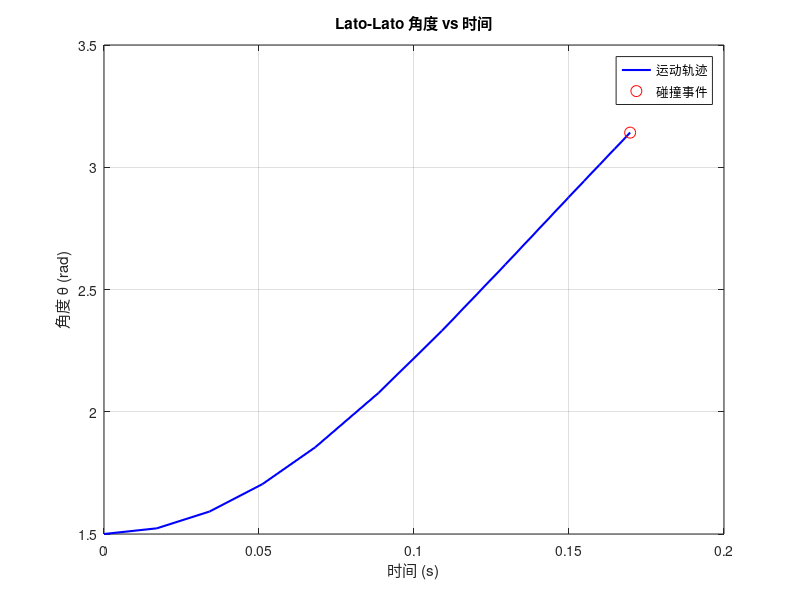

This figure's MATLAB source:
function lato_lato_simulation()
    % 参数设置
    g = 9.81;       % 重力加速度 (m/s^2)
    l = 0.25;       % 摆长 (m)
    a0 = 0.5;       % 驱动振幅 (m)
    omega = 10;     % 驱动角频率 (rad/s)
    m = 0.02;       % 质量 (kg)
    
    % 初始条件 [theta, theta_dot]
    initial_conditions = [1.5, 0];  % 初始角度 (rad), 初始角速度 (rad/s)
    
    % 时间范围 (0到3秒)
    tspan = [0, 3];
    
    % 使用ode45求解微分方程，带事件检测
    options = odeset('Events', @collision_events);
    [t, y, te, ye, ie] = ode45(@(t, y) pendulum_ode(t, y, g, l, a0, omega), tspan, initial_conditions, options);
    
    % 绘制角度随时间变化
    figure;
    plot(t, y(:, 1), 'b-', 'LineWidth', 1.5);
    xlabel('时间 (s)');
    ylabel('角度 \theta (rad)');
    title('Lato-Lato 角度 vs 时间');
    grid on;
    
    % 显示碰撞事件
    hold on;
    plot(te, ye(:, 1), 'ro', 'MarkerSize', 8);
    legend('运动轨迹', '碰撞事件');
end

% 定义微分方程 (Mathieu方程)
function dydt = pendulum_ode(t, y, g, l, a0, omega)
    theta = y(1);
    theta_dot = y(2);
    
    % 方程11: \ddot{\theta} = -(g - a0*omega^2*cos(omega*t))/l * sin(theta)
    theta_ddot = -(g - a0*omega^2*cos(omega*t)) * sin(theta) / l;
    
    dydt = [theta_dot; theta_ddot];
end

% 定义碰撞事件检测 (在theta=0或theta=pi时触发)
function [value, isterminal, direction] = collision_events(t, y)
    theta = y(1);
    
    % 检测是否接近theta=0或theta=pi (阈值设为0.01)
    value = [theta - 0; theta - pi];
    isterminal = [1; 1];   % 事件触发时停止积分
    direction = [0; 0];    % 检测所有方向的穿越
end

% 碰撞处理函数 (在事件触发后调用)
function [y_new, terminate] = handle_collision(t, y, ie)
    theta = y(1);
    theta_dot = y(2);
    
    % 根据事件类型 (ie=1: theta=0; ie=2: theta=pi) 反向角速度
    if ie == 1 || ie == 2
        theta_dot_new = -theta_dot;  % 方程36和37
    else
        theta_dot_new = theta_dot;
    end
    
    y_new = [theta; theta_dot_new];
    terminate = 0;  % 继续积分
end